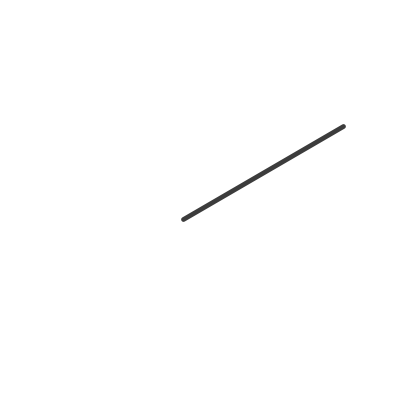
Frame 1 (no input)
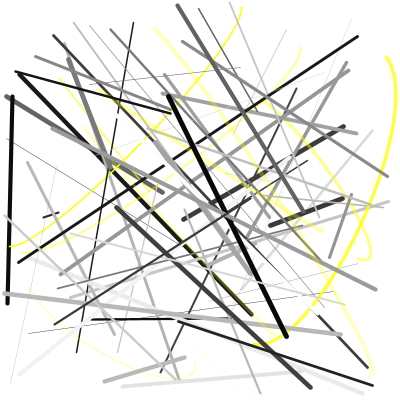
Frame 60 (the mouse pressed at the canvas centre just before this capture)
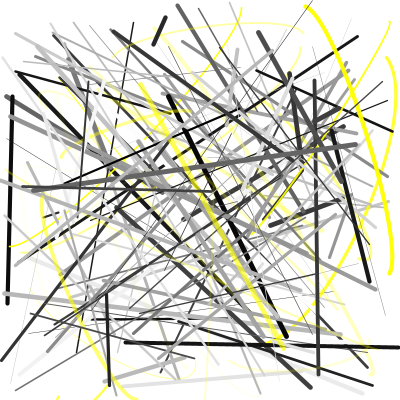
Frame 120 (the mouse held since frame 60 and released just before this capture)

The Processing sketch that drew these frames (run headless with seeded random() and noise(); from frame 60 on, the mouse is pressed at the canvas centre):

// Processing sketch: processing_51861
// ── processing_51861.pde

int y = 0;
float z = random(25);
float x = random(50) + z;


void setup() {
  background(255);
  size(400,400);
  smooth();
}

void draw() {
  keyPressed();
  
  //generate random lines w/ varying stroke weight & grey
  strokeWeight(random(5));
  stroke(random(255));
    line(random(400),random(400),random(400),random(400));
  
  //generate random unfilled curve w/ yellow stroke color & varying strokeWeight & opacity   
  if(random(10)>7) {
    stroke(255,255,0,random(255));
    noFill();
    curve(mouseX,mouseY,random(400),random(400),random(400),random(400),pmouseX,pmouseY);
  }
  
  //generate white ellipses at random locations
  if(mousePressed == true) {
    if(mouseButton == LEFT) {
    fill(255,random(255));
    noStroke();
    ellipse(random(400),random(400),x,x);
    
    }
  } 
  
  //reset w/ white background
  if(mousePressed == true) {
    if(mouseButton == RIGHT) {
      background(255);
      noStroke();
  
    }
  }
  
  //make background black, reset black
  if(keyPressed == true) {
    if(key == ENTER) {
    background(0); 
  }
 }
 
 //generates random bezier curve from position of mouse
 if(keyPressed == true) {
   if(key == TAB) {
     if(random(10)>5) {
   stroke(0,0,255,random(255));
   strokeWeight(1);
   noFill();
   bezier(mouseX,mouseY,random(400),random(400),random(400),random(400),pmouseX,pmouseY);  
  
      }
    }
  }
}
